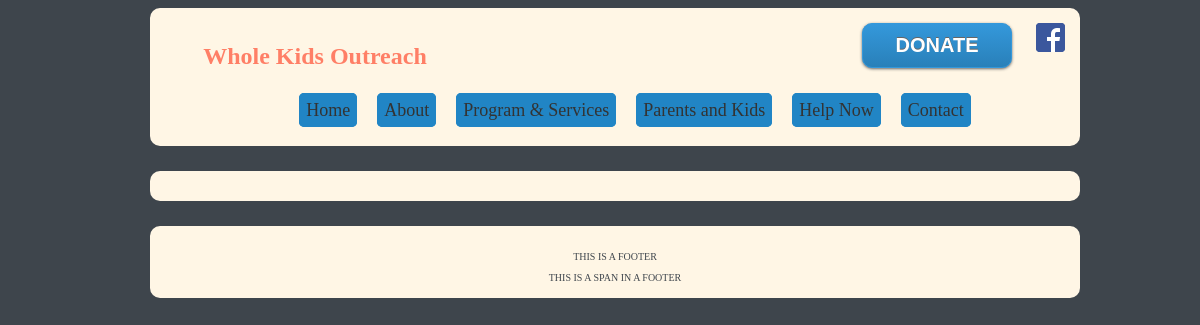
The page /wko.php?p=HomePrograms on the database as committed earlier.
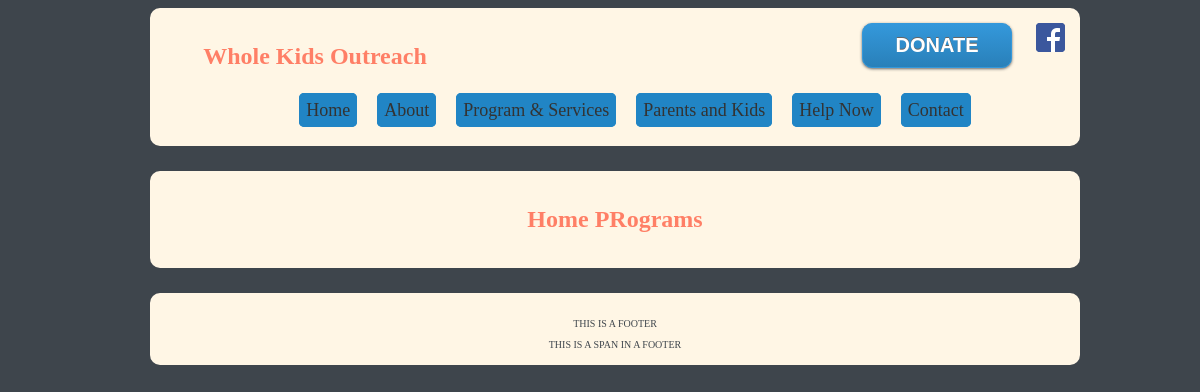
The same page on the database as committed later.
### tables this page shows
CREATE TABLE IF NOT EXISTS `content` (
  `ID` int(11) NOT NULL DEFAULT '0',
  `Page` varchar(99) DEFAULT NULL,
  `Content` mediumtext NOT NULL,
  PRIMARY KEY (`ID`)
);

### wko.php (the view, shortened to what this page needs)
<!DOCTYPE html>
<?php
if(isset($_GET['p']))
{
	$page = $_GET['p'];
	$con = mysql_connect('localhost', 'root', '');
	$query = "SELECT * FROM `content` WHERE `Page` = '$page'";
	$result = mysql_query($query, $con);
	if(mysql_num_rows($result) > 0)
	{
		$pageInfo = mysql_fetch_array($result, MYSQL_ASSOC);
		$content = $pageInfo['Content'];
	}
}
?>
<html>
<head>
	<link rel="stylesheet" type="text/css" href="style.css">
</head>
<body>
	<div id="bodyContainer">
		<?php include 'menu.php';?>
		<div id="mainBody">
			<div class="mainCenter">
			<?=$content?>
			</div>
		</div>
		<?php include 'footer.php';?>
	</div>
</body>
</html>

Rows that differ between the two databases and show on the page:
added content: Content "Home PRograms"
